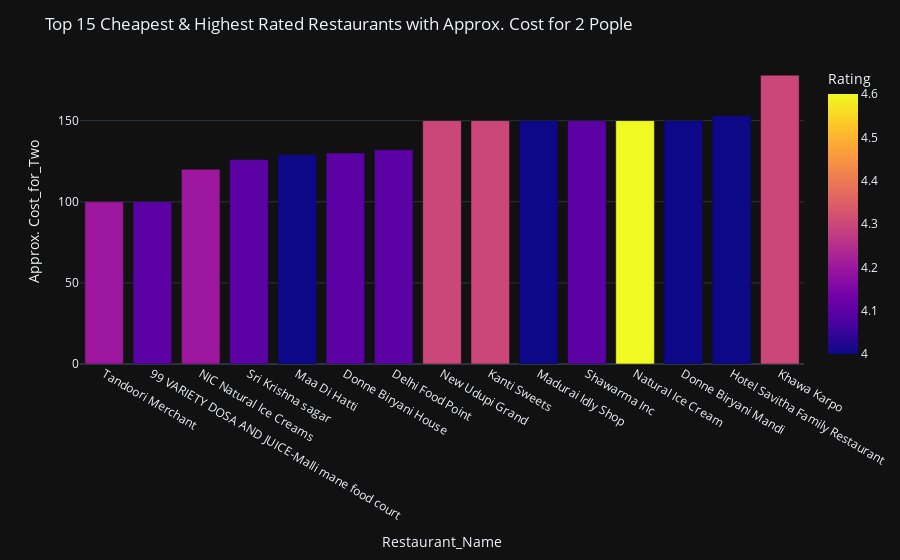

Write notebook code for a chart like this one.
### Code cell
# Bar chart
fig = px.bar(
    data_frame = df_Cheapest_Restaurants.head(15), 
    x = df_Cheapest_Restaurants["Shop_Name"][0:15],
    y = df_Cheapest_Restaurants["Cost_for_Two"][0:15],
    color = df_Cheapest_Restaurants["Rating"][0:15],
    labels = {
        "x" : "Restaurant_Name",
        "y" : "Approx. Cost_for_Two",
        "color" : "Rating",
    }
)

fig.update_layout(
    template = "plotly_dark",
    title = "Top 15 Cheapest & Highest Rated Restaurants with Approx. Cost for 2 Pople",
)
fig.show()

### Figure 1 — Plotly figure (JSON) as saved in the notebook; plotly's stock layout.template omitted (floating-point values rounded to 4 significant figures)
{"data": [{"alignmentgroup": "True", "hovertemplate": "Restaurant_Name=%{x}<br>Approx. Cost_for_Two=%{y}<br>Rating=%{marker.color}<extra></extra>", "legendgroup": "", "marker": {"color": [4.2, 4.1, 4.2, 4.1, 4, 4.1, 4.1, 4.3, 4.3, 4, 4.1, 4.6, 4, 4, 4.3], "coloraxis": "coloraxis", "pattern": {"shape": ""}}, "name": "", "offsetgroup": "", "orientation": "v", "showlegend": false, "textposition": "auto", "type": "bar", "x": ["Tandoori Merchant", "99 VARIETY DOSA AND JUICE-Malli mane food court", "NIC Natural Ice Creams", "Sri Krishna sagar", "Maa Di Hatti", "Donne Biryani House", "Delhi Food Point", "New Udupi Grand", "Kanti Sweets", "Madurai Idly Shop", "Shawarma Inc", "Natural Ice Cream", "Donne Biryani Mandi", "Hotel Savitha Family Restaurant", "Khawa Karpo"], "xaxis": "x", "y": [100, 100, 120, 126, 129, 130, 132, 150, 150, 150, 150, 150, 150, 153, 178], "yaxis": "y"}], "layout": {"autosize": true, "barmode": "relative", "coloraxis": {"colorbar": {"title": {"text": "Rating"}}, "colorscale": [[0, "#0d0887"], [0.1111, "#46039f"], [0.2222, "#7201a8"], [0.3333, "#9c179e"], [0.4444, "#bd3786"], [0.5556, "#d8576b"], [0.6667, "#ed7953"], [0.7778, "#fb9f3a"], [0.8889, "#fdca26"], [1, "#f0f921"]]}, "legend": {"tracegroupgap": 0}, "margin": {"t": 60}, "title": {"text": "Top 15 Cheapest & Highest Rated Restaurants with Approx. Cost for 2 Pople"}, "xaxis": {"anchor": "y", "autorange": true, "domain": [0, 1], "range": [-0.5, 14.5], "title": {"text": "Restaurant_Name"}, "type": "category"}, "yaxis": {"anchor": "x", "autorange": true, "domain": [0, 1], "range": [0, 187.4], "title": {"text": "Approx. Cost_for_Two"}, "type": "linear"}}}
